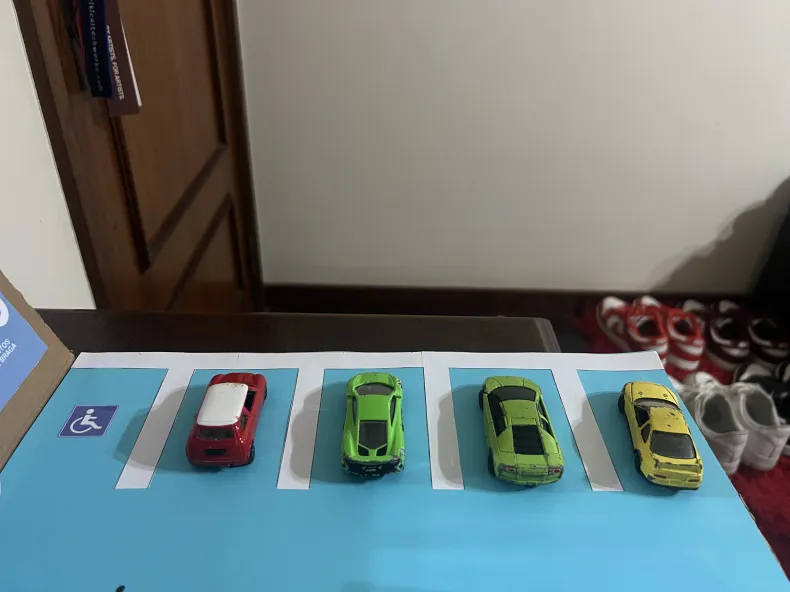
#> input picture assets/IMG_7528.webp, 790 x 592 px
$ python -i a.py   (imports and definitions only)
#> lines starting #> are read from the running program, lines starting #| are printed output that depends on the picture; after the words box and inside, x2 and y2 are one past the last pixel; in counts of white or black regions, pixels touching at a corner belong together
#> further down, picture is the input picture: shape (592, 790, 3); mean B, G, R 123.5, 123.3, 109.9
import cv2
import numpy as np
import time
from confluent_kafka import Producer

# [1 line not run here, left out]
#
parking_slots = [(100, 280), (220, 280), (325, 280), (435, 280), (555, 280)]
rect_width, rect_height = 60, 73
color = (0,0,255)
thick = 2
threshold = 20
last_call_time = time.time()
prevFreeslots=0

# Create a Kafka producer
# [1 line that did not run here, left out]


def convert_grayscale(frame):
    # Convert the image to grayscale
    gray = cv2.cvtColor(frame, cv2.COLOR_BGR2GRAY)
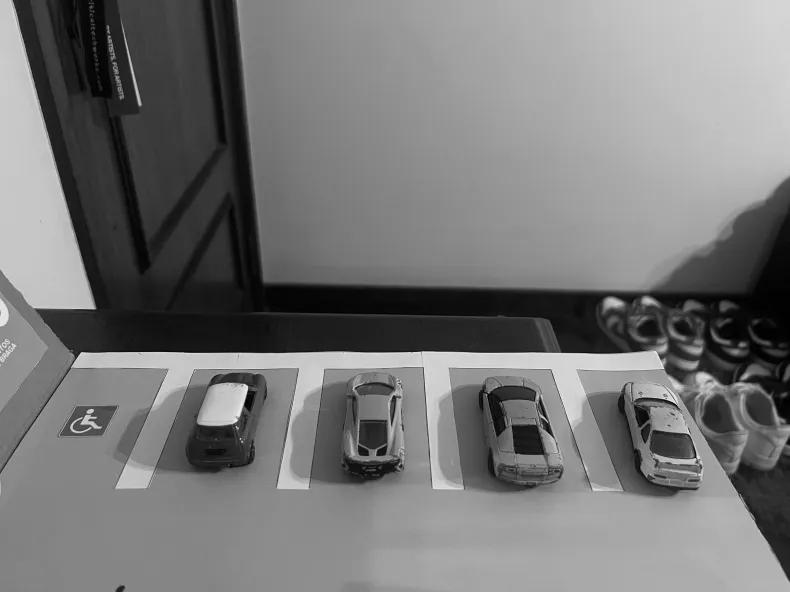
#> gray: shape (592, 790); min 0, max 242, mean 119.3

    # Apply threshold to create a binary image
    _, binary = cv2.threshold(gray, 180, 255, cv2.THRESH_BINARY)
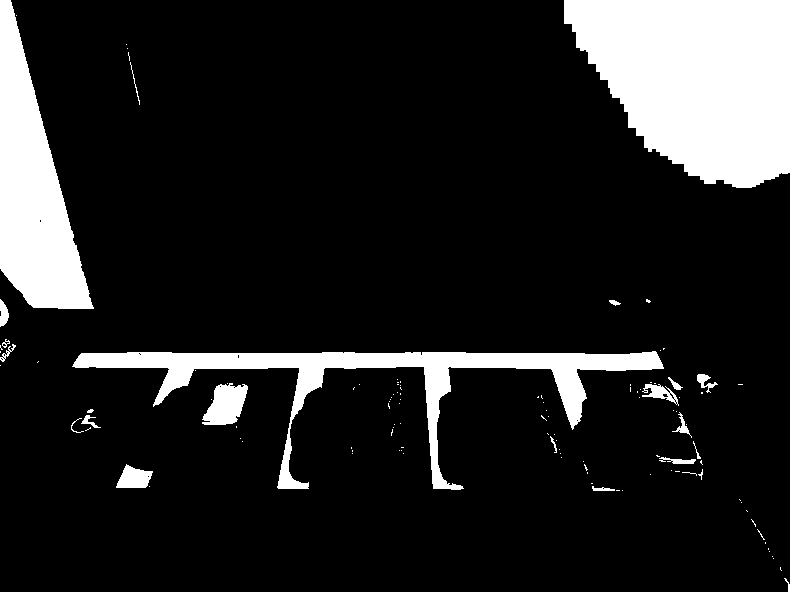
#> binary: shape (592, 790); 13.9% white; 118 white regions (96 under 20 px)

    # Find contours in the binary image
    contours, _ = cv2.findContours(binary, cv2.RETR_EXTERNAL, cv2.CHAIN_APPROX_SIMPLE)
#> contours = 118 contours, 102 with area under 20; largest, box (x1, y1, x2, y2) and area: (564, 0, 790, 188) 31553, (0, 0, 94, 309) 14940, (72, 351, 664, 490) 13220, (202, 383, 248, 425) 1213, (116, 464, 153, 488) 538

    # okay, now create a black canvas with the same dimensions as input image
    contour_image = frame.copy()
    contour_image[:] = 0  # Fill with black
#> contour_image: shape (592, 790, 3); every value is 0

    # Draw contours on black canvas in white
    cv2.drawContours(contour_image, contours, -1, (100, 100, 100), thickness=thick)
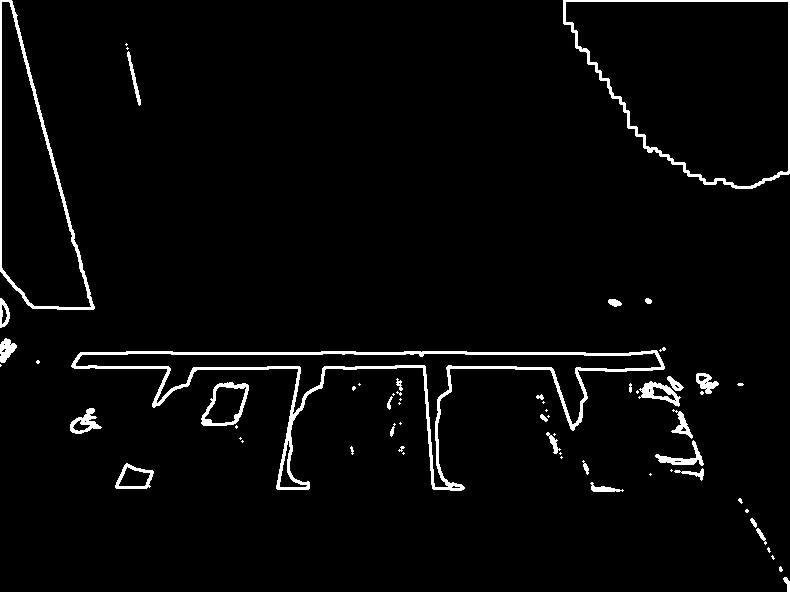
#> contour_image: shape (592, 790, 3); values 0 (black) and 100 (white), 3.1% white; 63 white regions (32 under 20 px), largest, box (x1, y1, x2, y2) and area: (71, 350, 665, 491) 6108, (563, 0, 790, 189) 2049, (0, 0, 95, 310) 2020
    return contour_image

# [61 lines left out: function mark_slots, not called in this run]


# [21 lines not run here, left out]

>>> import cv2
>>> picture = cv2.imread('../assets/IMG_7528.webp')
>>> result = convert_grayscale(picture)

$ run again, on assets/imagemComCarros2.jpg
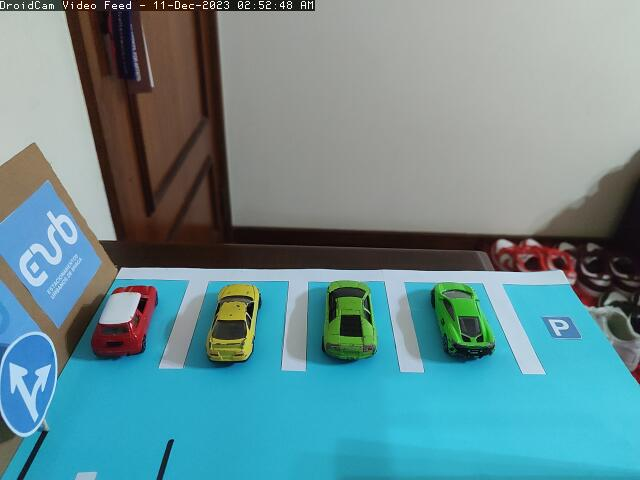
#> input picture assets/imagemComCarros2.jpg, 640 x 480 px
#> picture is the input picture: shape (480, 640, 3); mean B, G, R 144.9, 140.1, 103.4
#> in convert_grayscale, `_, binary = cv2.threshold(gray, 180, 255, cv2.THRESH_BINARY)`:
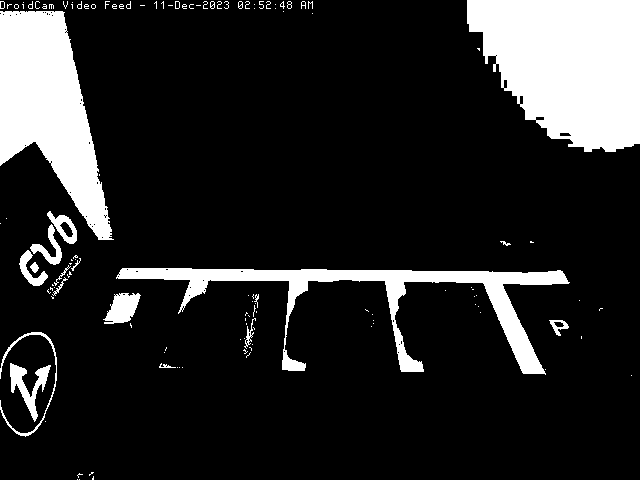
#> binary: shape (480, 640); 15.6% white; 126 white regions (103 under 20 px)
#> contours = 126 contours, 107 with area under 20; largest, box (x1, y1, x2, y2) and area: (467, 0, 640, 152) 19898, (0, 11, 114, 240) 13785, (116, 268, 570, 375) 8484, (10, 363, 51, 422) 732, (103, 293, 141, 324) 680
#> in convert_grayscale, `cv2.drawContours(contour_image, contours, -1, (100, 100, 100), thickne..`:
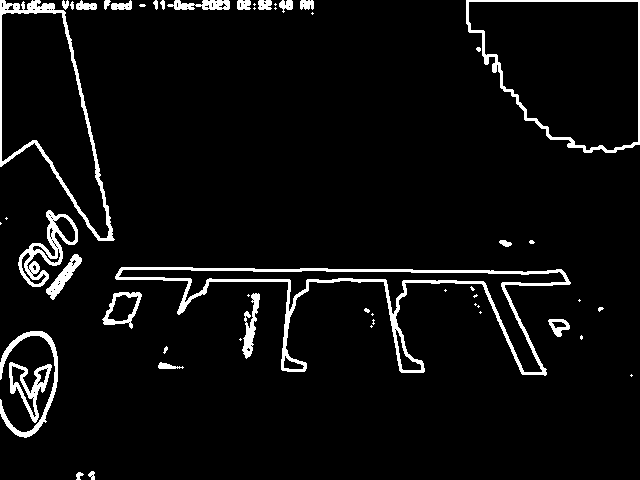
#> contour_image: shape (480, 640, 3); values 0 (black) and 100 (white), 5.1% white; 53 white regions (25 under 20 px), largest, box (x1, y1, x2, y2) and area: (115, 267, 571, 376) 5044, (0, 0, 115, 241) 2314, (466, 0, 640, 153) 1694

$ run again, on assets/imagemComCarrosMal.jpg
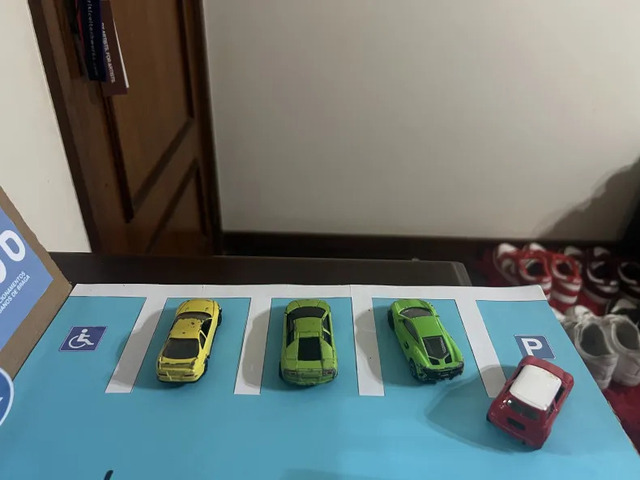
#> input picture assets/imagemComCarrosMal.jpg, 640 x 480 px
#> picture is the input picture: shape (480, 640, 3); mean B, G, R 117.3, 119.4, 108
#> in convert_grayscale, `_, binary = cv2.threshold(gray, 180, 255, cv2.THRESH_BINARY)`:
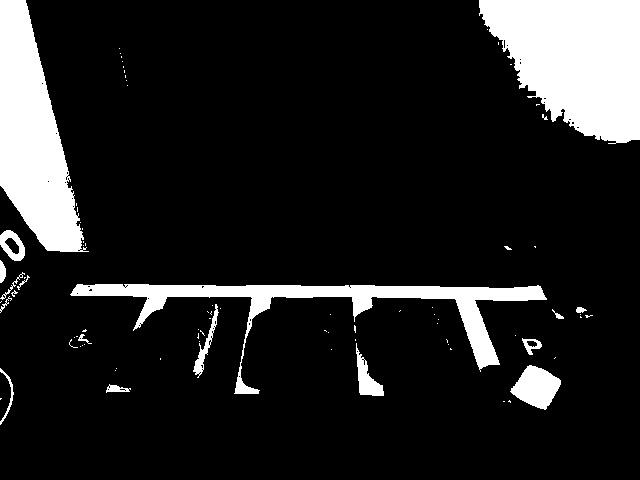
#> binary: shape (480, 640); 13.6% white; 84 white regions (67 under 20 px)
#> contours = 84 contours, 69 with area under 20; largest, box (x1, y1, x2, y2) and area: (479, 0, 640, 144) 16334, (0, 0, 89, 252) 12284, (70, 284, 547, 394) 7854, (510, 365, 561, 410) 1343, (356, 343, 384, 396) 548
#> in convert_grayscale, `cv2.drawContours(contour_image, contours, -1, (100, 100, 100), thickne..`:
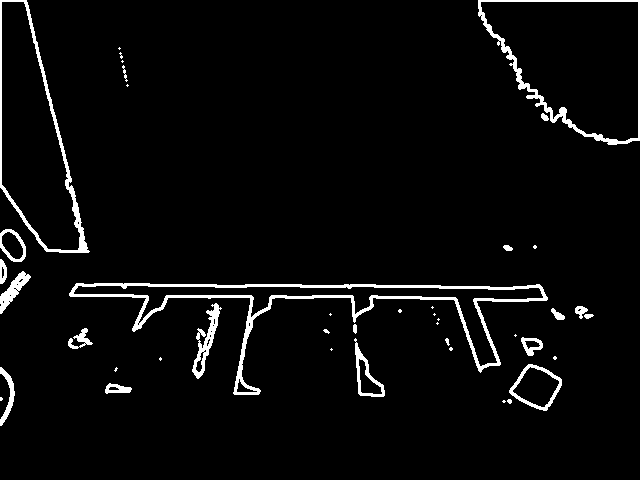
#> contour_image: shape (480, 640, 3); values 0 (black) and 100 (white), 3.9% white; 42 white regions (21 under 20 px), largest, box (x1, y1, x2, y2) and area: (69, 283, 548, 395) 4488, (0, 0, 90, 253) 1870, (478, 0, 640, 145) 1813
